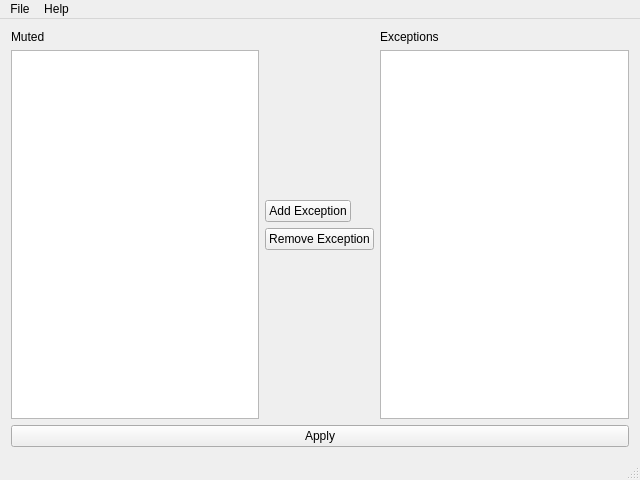
<?xml version="1.0" encoding="UTF-8"?>
<ui version="4.0">
 <class>MainWindow</class>
 <widget class="QMainWindow" name="MainWindow">
  <property name="geometry">
   <rect>
    <x>0</x>
    <y>0</y>
    <width>640</width>
    <height>480</height>
   </rect>
  </property>
  <property name="windowTitle">
   <string>Mute Exceptions</string>
  </property>
  <widget class="QWidget" name="centralWidget">
   <layout class="QVBoxLayout" name="verticalLayout">
    <item>
     <layout class="QHBoxLayout" name="mainLayout">
      <item>
       <layout class="QVBoxLayout" name="mutedLayout">
        <item>
         <widget class="QLabel" name="mutedLabel">
          <property name="text">
           <string>Muted</string>
          </property>
         </widget>
        </item>
        <item>
         <widget class="QListWidget" name="mutedListWidget"/>
        </item>
       </layout>
      </item>
      <item>
       <layout class="QFormLayout" name="buttonsLayout">
        <property name="formAlignment">
         <set>Qt::AlignLeading|Qt::AlignLeft|Qt::AlignVCenter</set>
        </property>
        <item row="0" column="0">
         <widget class="QPushButton" name="addExceptionButton">
          <property name="layoutDirection">
           <enum>Qt::LeftToRight</enum>
          </property>
          <property name="text">
           <string>Add Exception</string>
          </property>
         </widget>
        </item>
        <item row="1" column="0">
         <widget class="QPushButton" name="removeExceptionButton">
          <property name="text">
           <string>Remove Exception</string>
          </property>
         </widget>
        </item>
       </layout>
      </item>
      <item>
       <layout class="QVBoxLayout" name="exceptionsLayout">
        <item>
         <widget class="QLabel" name="exceptionsLabel">
          <property name="text">
           <string>Exceptions</string>
          </property>
         </widget>
        </item>
        <item>
         <widget class="QListWidget" name="exceptionsListWidget"/>
        </item>
       </layout>
      </item>
     </layout>
    </item>
    <item>
     <widget class="QPushButton" name="applyButton">
      <property name="text">
       <string>Apply</string>
      </property>
     </widget>
    </item>
   </layout>
  </widget>
  <widget class="QStatusBar" name="statusBar"/>
  <widget class="QMenuBar" name="menuBar">
   <property name="geometry">
    <rect>
     <x>0</x>
     <y>0</y>
     <width>640</width>
     <height>21</height>
    </rect>
   </property>
   <widget class="QMenu" name="menuHelp">
    <property name="title">
     <string>Help</string>
    </property>
    <addaction name="actionCheckUpdates"/>
    <addaction name="separator"/>
    <addaction name="actionAbout"/>
   </widget>
   <widget class="QMenu" name="menuFile">
    <property name="title">
     <string>File</string>
    </property>
    <addaction name="actionSettings"/>
    <addaction name="separator"/>
    <addaction name="actionQuit"/>
   </widget>
   <addaction name="menuFile"/>
   <addaction name="menuHelp"/>
  </widget>
  <action name="actionAbout">
   <property name="icon">
    <iconset resource="../resources/resources.qrc">
     <normaloff>:/MuteExceptions/about.png</normaloff>:/MuteExceptions/about.png</iconset>
   </property>
   <property name="text">
    <string>About Mute Exceptions</string>
   </property>
   <property name="shortcut">
    <string>F1</string>
   </property>
  </action>
  <action name="actionQuit">
   <property name="icon">
    <iconset resource="../resources/resources.qrc">
     <normaloff>:/MuteExceptions/quit.png</normaloff>:/MuteExceptions/quit.png</iconset>
   </property>
   <property name="text">
    <string>Quit</string>
   </property>
   <property name="shortcut">
    <string>Ctrl+Q</string>
   </property>
  </action>
  <action name="actionSettings">
   <property name="icon">
    <iconset resource="../resources/resources.qrc">
     <normaloff>:/MuteExceptions/settings.png</normaloff>:/MuteExceptions/settings.png</iconset>
   </property>
   <property name="text">
    <string>Settings</string>
   </property>
  </action>
  <action name="actionCheckUpdates">
   <property name="text">
    <string>Check for Updates</string>
   </property>
  </action>
 </widget>
 <layoutdefault spacing="6" margin="11"/>
 <resources>
  <include location="../resources/resources.qrc"/>
 </resources>
 <connections>
  <connection>
   <sender>actionQuit</sender>
   <signal>triggered()</signal>
   <receiver>MainWindow</receiver>
   <slot>close()</slot>
   <hints>
    <hint type="sourcelabel">
     <x>-1</x>
     <y>-1</y>
    </hint>
    <hint type="destinationlabel">
     <x>319</x>
     <y>239</y>
    </hint>
   </hints>
  </connection>
 </connections>
</ui>
